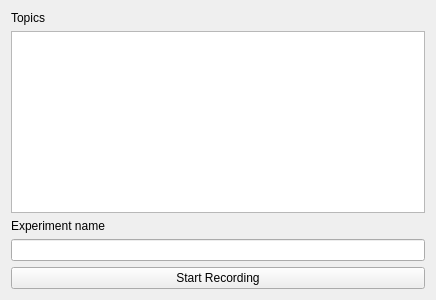
<?xml version="1.0" encoding="UTF-8"?>
<ui version="4.0">
 <class>MyGUI</class>
 <widget class="QWidget" name="MyGUI">
  <property name="geometry">
   <rect>
    <x>0</x>
    <y>0</y>
    <width>436</width>
    <height>300</height>
   </rect>
  </property>
  <property name="sizePolicy">
   <sizepolicy hsizetype="Preferred" vsizetype="Fixed">
    <horstretch>0</horstretch>
    <verstretch>0</verstretch>
   </sizepolicy>
  </property>
  <property name="focusPolicy">
   <enum>Qt::ClickFocus</enum>
  </property>
  <property name="windowTitle">
   <string/>
  </property>
  <layout class="QVBoxLayout" name="verticalLayout">
   <item>
    <widget class="QLabel" name="label">
     <property name="text">
      <string>Topics</string>
     </property>
    </widget>
   </item>
   <item>
    <widget class="QListWidget" name="listview_topics"/>
   </item>
   <item alignment="Qt::AlignLeft">
    <widget class="QLabel" name="label_experiment">
     <property name="sizePolicy">
      <sizepolicy hsizetype="Maximum" vsizetype="Minimum">
       <horstretch>0</horstretch>
       <verstretch>0</verstretch>
      </sizepolicy>
     </property>
     <property name="text">
      <string>Experiment name</string>
     </property>
     <property name="alignment">
      <set>Qt::AlignBottom|Qt::AlignLeading|Qt::AlignLeft</set>
     </property>
    </widget>
   </item>
   <item>
    <widget class="QLineEdit" name="experiment_name">
     <property name="sizePolicy">
      <sizepolicy hsizetype="Preferred" vsizetype="Fixed">
       <horstretch>0</horstretch>
       <verstretch>0</verstretch>
      </sizepolicy>
     </property>
     <property name="maximumSize">
      <size>
       <width>16777215</width>
       <height>16777215</height>
      </size>
     </property>
     <property name="alignment">
      <set>Qt::AlignLeading|Qt::AlignLeft|Qt::AlignTop</set>
     </property>
    </widget>
   </item>
   <item>
    <widget class="QPushButton" name="pushbutton_record">
     <property name="sizePolicy">
      <sizepolicy hsizetype="Preferred" vsizetype="Fixed">
       <horstretch>0</horstretch>
       <verstretch>0</verstretch>
      </sizepolicy>
     </property>
     <property name="text">
      <string>Start Recording</string>
     </property>
    </widget>
   </item>
  </layout>
 </widget>
 <resources/>
 <connections/>
</ui>
